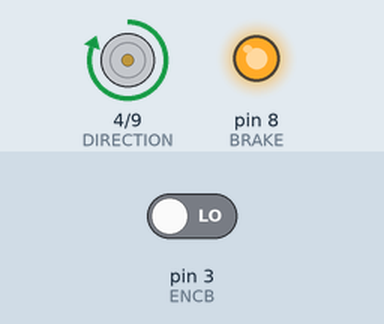
A sketch run on a simulated Arduino Uno, built with avr-gcc and run on an emulated ATmega328P. On the bench: direction and speed pins drawn as motors (green arrow = direction pin HIGH = forward, orange = LOW = backward, longer = more drive), output pins drawn as LEDs (lit = HIGH). The inputs (shaded band) are chosen by the test bench; at power-on: pin 3 (ENCB) LOW. What the sketch prints to the serial monitor is not drawn.

Above: at 0.1 s.
Timing chart, 0 to 1.6 s (numbered marks = the images above):
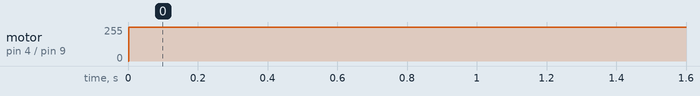

The sketch:

PID_Motor_Speed_Control.ino
```cpp
//Define Encoder Pin
#define ENCB 3 // WHITE
// Define Motor Pins
#define BRAKE         8
#define PWM_pin           9
#define DIRECTION     4


//Encoder
volatile int pos = 0; // specify posi as volatile
int prevTime = 0; // variable to store the previous time
volatile int prevPos = 0; // variable to store the previous position
float velocity = 0; // variable to store the calculated velocity
int CPR = 100; //CPR is counts per revolution of encoder

double desired_vel = 1500; //145pwm //max speed is 2640 RPM
double pwm;
int max_vel = 2700; //This value will change depending on the battery charge
String run = "true"; //set to "false" if you want to run the program from python

//PID
double error = 0;
double dt = 0;
double kp = 3;
double kd = 0;
double ki = 1;
double integral = 0;
double previous_integral = 0;
double previous_error = 0;
double PID_Current_Timer = 0;
double PID_Previous_Timer = 0;
double RPM = 0;
double P = 0;
double I = 0;
double D = 0;
double input = 0;


void setup() {
  Serial.begin(9600);
  pinMode(ENCB, INPUT);
  attachInterrupt(digitalPinToInterrupt(ENCB), readEncoder, RISING);

  //Motor Driver
  pinMode(PWM_pin, OUTPUT);
  pinMode(BRAKE, OUTPUT);
  pinMode(DIRECTION, OUTPUT);
  digitalWrite(BRAKE, HIGH); //Turn off brake
  analogWrite(PWM_pin,255);
  //delay(5000);
}

void loop() {

  while(run == "false"){  //Don't run the program until data is recived from python
    Serial.println("not running");
    if (Serial.available() > 0){
      run = Serial.readString();

    }

  }

  PID_Current_Timer = millis();
  // Calculate velocity
  int currentTime = millis()/1000; // get the current time sec
  int timeDiff = currentTime - prevTime; // calculate the time difference
  if (timeDiff > 0) {
    //velocity = ((pos - prevPos)/CPR) / (timeDiff/60000); // calculate the velocity in RPM
    velocity = ((pos - prevPos)/CPR) / timeDiff; // calculate the velocity
    prevPos = pos; // update the previous position
    prevTime = currentTime; // update the previous time
  }

  //PID Controller
  dt = (PID_Current_Timer - PID_Previous_Timer)/1000; //calculate time step dt
  RPM = velocity*60;
  error = (desired_vel - RPM);
  integral = previous_integral + error*dt;
  P = kp * error;
  I = ki * integral;
  D = kd * ((error - previous_error)/dt);
  input = P + I + D;

  // Clamping anti-windup on integral to prevent windup
  if (input > max_vel && error > 0){ //# if the output is maxed out and error is still positive
    integral = previous_integral; //don't accumulate
  }
  else if (input < -max_vel && error < 0){
    integral = previous_integral;
  }

  if (input > max_vel){
    input = max_vel;
  }
  else if (input < -max_vel){
    input = -max_vel;
  }
  pwm = map(input,0,max_vel,-1,-255); //for some reasone the motor runs from -1 to -255 and 255 to 0 (where 0 is full speed and 255 is stopped)

  // Print values to serial monitor
  //Serial.print(String(millis()/1000));
  //Serial.print(",");
  Serial.print(round(desired_vel)); //desired_vel
  // Serial.print(",");
  // Serial.print(round(input));
  // Serial.print(",");
  // Serial.print(round(pwm));
  Serial.print(",");
  Serial.println(round(velocity*60));  //RPM  Max speed with load: 2640rpm (from experimentation)   Max speed without loat 4800rpm (from datasheed)   1380

  //Drive the motor
  //pwm = map(desired_vel,0,max_vel,-1,-255); //for some reasone the motor runs from -1 to -255 and 255 to 0 (where 0 is full speed and 255 is stopped)
  if (input > 0){
    digitalWrite(DIRECTION, HIGH); //HIGH = CW, LOW = CCW
  }
  else{
    digitalWrite(DIRECTION, LOW); //HIGH = CW, LOW = CCW
  }
  analogWrite(PWM_pin,pwm);
  //Serial.println(pwm);


previous_error = error;
previous_integral = integral;

}

void readEncoder() {
  int b = digitalRead(ENCB);
  if (b > 0) {
    pos++;
  }
  else {
    pos--;
  }
}
```

Measured:
- by itself, motor on pin 4 (DIRECTION) / pin 9 (PWM_pin): stopped → forward 255/255 at 0.00 s
